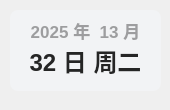
<?xml version="1.0" encoding="UTF-8"?>
<ui version="4.0">
 <class>Theme</class>
 <widget class="QWidget" name="Form">
  <property name="geometry">
   <rect>
    <x>0</x>
    <y>0</y>
    <width>170</width>
    <height>110</height>
   </rect>
  </property>
  <property name="minimumSize">
   <size>
    <width>0</width>
    <height>0</height>
   </size>
  </property>
  <property name="maximumSize">
   <size>
    <width>16777215</width>
    <height>65536</height>
   </size>
  </property>
  <property name="windowTitle">
   <string>时间</string>
  </property>
  <widget class="QLabel" name="date_text">
   <property name="geometry">
    <rect>
     <x>10</x>
     <y>10</y>
     <width>151</width>
     <height>41</height>
    </rect>
   </property>
   <property name="font">
    <font>
     <family>Microsoft YaHei UI</family>
     <pointsize>13</pointsize>
     <weight>75</weight>
     <bold>true</bold>
    </font>
   </property>
   <property name="styleSheet">
    <string notr="true">color: rgba(0, 0, 0, 90);
font-weight: bold;</string>
   </property>
   <property name="text">
    <string>2025 年  13 月</string>
   </property>
   <property name="textFormat">
    <enum>Qt::PlainText</enum>
   </property>
   <property name="alignment">
    <set>Qt::AlignCenter</set>
   </property>
  </widget>
  <widget class="QLabel" name="day_text">
   <property name="geometry">
    <rect>
     <x>20</x>
     <y>30</y>
     <width>131</width>
     <height>61</height>
    </rect>
   </property>
   <property name="font">
    <font>
     <family>Microsoft YaHei UI</family>
     <pointsize>18</pointsize>
     <weight>75</weight>
     <bold>true</bold>
    </font>
   </property>
   <property name="styleSheet">
    <string notr="true">border: none;
color: rgba(37, 37, 37, 255);
font-weight: bold</string>
   </property>
   <property name="text">
    <string>32 日 周二</string>
   </property>
   <property name="textFormat">
    <enum>Qt::PlainText</enum>
   </property>
   <property name="alignment">
    <set>Qt::AlignCenter</set>
   </property>
  </widget>
  <widget class="QLabel" name="backgnd">
   <property name="geometry">
    <rect>
     <x>10</x>
     <y>10</y>
     <width>151</width>
     <height>81</height>
    </rect>
   </property>
   <property name="styleSheet">
    <string notr="true">background-color: rgba(242, 243, 245, 255);
border-radius: 8px
</string>
   </property>
   <property name="text">
    <string/>
   </property>
  </widget>
  <zorder>backgnd</zorder>
  <zorder>date_text</zorder>
  <zorder>day_text</zorder>
 </widget>
 <resources/>
 <connections/>
</ui>
